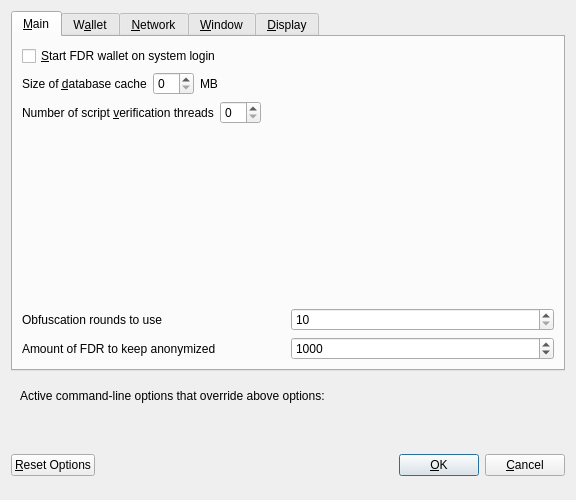
<?xml version="1.0" encoding="UTF-8"?>
<ui version="4.0">
 <class>OptionsDialog</class>
 <widget class="QDialog" name="OptionsDialog">
  <property name="geometry">
   <rect>
    <x>0</x>
    <y>0</y>
    <width>576</width>
    <height>469</height>
   </rect>
  </property>
  <property name="windowTitle">
   <string>Options</string>
  </property>
  <property name="modal">
   <bool>true</bool>
  </property>
  <layout class="QVBoxLayout" name="verticalLayout">
   <item>
    <widget class="QTabWidget" name="tabWidget">
     <property name="currentIndex">
      <number>0</number>
     </property>
     <widget class="QWidget" name="tabMain">
      <attribute name="title">
       <string>&amp;Main</string>
      </attribute>
      <layout class="QVBoxLayout" name="verticalLayout_Main">
       <item>
        <widget class="QCheckBox" name="bitcoinAtStartup">
         <property name="toolTip">
          <string>Automatically start FDR wallet after logging in to the system.</string>
         </property>
         <property name="text">
          <string>&amp;Start FDR wallet on system login</string>
         </property>
        </widget>
       </item>
       <item>
        <layout class="QHBoxLayout" name="horizontalLayout_2_Main">
         <item>
          <widget class="QLabel" name="databaseCacheLabel">
           <property name="text">
            <string>Size of &amp;database cache</string>
           </property>
           <property name="textFormat">
            <enum>Qt::PlainText</enum>
           </property>
           <property name="buddy">
            <cstring>databaseCache</cstring>
           </property>
          </widget>
         </item>
         <item>
          <widget class="QSpinBox" name="databaseCache"/>
         </item>
         <item>
          <widget class="QLabel" name="databaseCacheUnitLabel">
           <property name="text">
            <string>MB</string>
           </property>
           <property name="textFormat">
            <enum>Qt::PlainText</enum>
           </property>
          </widget>
         </item>
         <item>
          <spacer name="horizontalSpacer_2_Main">
           <property name="orientation">
            <enum>Qt::Horizontal</enum>
           </property>
           <property name="sizeHint" stdset="0">
            <size>
             <width>40</width>
             <height>20</height>
            </size>
           </property>
          </spacer>
         </item>
        </layout>
       </item>
       <item>
        <layout class="QHBoxLayout" name="horizontalLayout_3_Main">
         <item>
          <widget class="QLabel" name="threadsScriptVerifLabel">
           <property name="text">
            <string>Number of script &amp;verification threads</string>
           </property>
           <property name="textFormat">
            <enum>Qt::PlainText</enum>
           </property>
           <property name="buddy">
            <cstring>threadsScriptVerif</cstring>
           </property>
          </widget>
         </item>
         <item>
          <widget class="QSpinBox" name="threadsScriptVerif">
           <property name="toolTip">
            <string>(0 = auto, &lt;0 = leave that many cores free)</string>
           </property>
          </widget>
         </item>
         <item>
          <spacer name="horizontalSpacer_3_Main">
           <property name="orientation">
            <enum>Qt::Horizontal</enum>
           </property>
           <property name="sizeHint" stdset="0">
            <size>
             <width>40</width>
             <height>20</height>
            </size>
           </property>
          </spacer>
         </item>
        </layout>
       </item>
       <item>
        <spacer name="verticalSpacer_2">
         <property name="orientation">
          <enum>Qt::Vertical</enum>
         </property>
         <property name="sizeHint" stdset="0">
          <size>
           <width>20</width>
           <height>40</height>
          </size>
         </property>
        </spacer>
       </item>
       <item>
        <layout class="QHBoxLayout" name="horizontalLayout_3">
         <item>
          <widget class="QLabel" name="percentage_label">
           <property name="toolTip">
            <string>This setting determines the amount of individual masternodes that an input will be anonymized through.&lt;br/&gt;More rounds of anonymization gives a higher degree of privacy, but also costs more in fees.</string>
           </property>
           <property name="text">
            <string>Obfuscation rounds to use</string>
           </property>
          </widget>
         </item>
         <item>
          <widget class="QSpinBox" name="obfuscationRounds">
           <property name="minimum">
            <number>10</number>
           </property>
           <property name="maximum">
            <number>100</number>
           </property>
          </widget>
         </item>
        </layout>
       </item>
       <item>
        <layout class="QHBoxLayout" name="horizontalLayout">
         <item>
          <widget class="QLabel" name="label_2">
           <property name="toolTip">
            <string>This amount acts as a threshold to turn off Obfuscation once it's reached.</string>
           </property>
           <property name="statusTip">
            <string notr="true"/>
           </property>
           <property name="whatsThis">
            <string notr="true"/>
           </property>
           <property name="accessibleName">
            <string notr="true"/>
           </property>
           <property name="accessibleDescription">
            <string notr="true"/>
           </property>
           <property name="text">
            <string>Amount of FDR to keep anonymized</string>
           </property>
          </widget>
         </item>
         <item>
          <widget class="QSpinBox" name="anonymizePhc">
           <property name="minimum">
            <number>100</number>
           </property>
           <property name="maximum">
            <number>100000</number>
           </property>
           <property name="singleStep">
            <number>100</number>
           </property>
           <property name="value">
            <number>1000</number>
           </property>
          </widget>
         </item>
        </layout>
       </item>
      </layout>
     </widget>
     <widget class="QWidget" name="tabWallet">
      <attribute name="title">
       <string>W&amp;allet</string>
      </attribute>
      <layout class="QVBoxLayout" name="verticalLayout_Wallet">
       <item>
        <widget class="QGroupBox" name="groupBox">
         <property name="title">
          <string>Expert</string>
         </property>
         <layout class="QVBoxLayout" name="verticalLayout_2">
          <item>
           <widget class="QCheckBox" name="coinControlFeatures">
            <property name="toolTip">
             <string>Whether to show coin control features or not.</string>
            </property>
            <property name="text">
             <string>Enable coin &amp;control features</string>
            </property>
           </widget>
          </item>
          <item>
           <widget class="QCheckBox" name="showMasternodesTab">
            <property name="toolTip">
             <string>Show additional tab listing all your masternodes in first sub-tab&lt;br/&gt;and all masternodes on the network in second sub-tab.</string>
            </property>
            <property name="text">
             <string>Show Masternodes Tab</string>
            </property>
           </widget>
          </item>
          <item>
           <widget class="QCheckBox" name="spendZeroConfChange">
            <property name="toolTip">
             <string>If you disable the spending of unconfirmed change, the change from a transaction&lt;br/&gt;cannot be used until that transaction has at least one confirmation.&lt;br/&gt;This also affects how your balance is computed.</string>
            </property>
            <property name="text">
             <string>&amp;Spend unconfirmed change</string>
            </property>
           </widget>
          </item>
         </layout>
        </widget>
       </item>
       <item>
        <widget class="QGroupBox" name="stakeThresholdGroupBox">
         <property name="title">
          <string>Stake split threshold</string>
         </property>
         <layout class="QHBoxLayout" name="stakeThresholdHLayout">
          <property name="leftMargin">
           <number>9</number>
          </property>
          <property name="topMargin">
           <number>11</number>
          </property>
          <property name="rightMargin">
           <number>9</number>
          </property>
          <property name="bottomMargin">
           <number>9</number>
          </property>
          <item>
           <widget class="QLabel" name="stakeThresholdLabel">
            <property name="text">
             <string>Threshold value:</string>
            </property>
           </widget>
          </item>
          <item>
           <widget class="QSlider" name="stakeThresholdSlider">
            <property name="minimum">
             <number>1</number>
            </property>
            <property name="maximum">
             <number>2000</number>
            </property>
            <property name="orientation">
             <enum>Qt::Horizontal</enum>
            </property>
           </widget>
          </item>
          <item>
           <widget class="QSpinBox" name="stakeThresholdEdit">
            <property name="minimum">
             <number>1</number>
            </property>
            <property name="maximum">
             <number>2000</number>
            </property>
           </widget>
          </item>
         </layout>
        </widget>
       </item>
       <item>
        <widget class="QGroupBox" name="autoCombineGroupBox">
         <property name="title">
          <string>Autocombine reward</string>
         </property>
         <layout class="QVBoxLayout" name="verticalLayout_3">
          <property name="leftMargin">
           <number>9</number>
          </property>
          <property name="topMargin">
           <number>11</number>
          </property>
          <property name="rightMargin">
           <number>9</number>
          </property>
          <property name="bottomMargin">
           <number>9</number>
          </property>
          <item>
           <widget class="QCheckBox" name="autoCombineCheckBox">
            <property name="text">
             <string>Enable autocombine rewards</string>
            </property>
           </widget>
          </item>
          <item>
           <widget class="QFrame" name="autoCombineFrame">
            <layout class="QHBoxLayout" name="horizontalLayout_2">
             <property name="leftMargin">
              <number>0</number>
             </property>
             <property name="topMargin">
              <number>0</number>
             </property>
             <property name="rightMargin">
              <number>0</number>
             </property>
             <property name="bottomMargin">
              <number>0</number>
             </property>
             <item>
              <layout class="QGridLayout" name="autoCombineGrid">
               <item row="0" column="1">
                <widget class="QSlider" name="autoCombineSlider">
                 <property name="minimum">
                  <number>0</number>
                 </property>
                 <property name="maximum">
                  <number>5000</number>
                 </property>
                 <property name="orientation">
                  <enum>Qt::Horizontal</enum>
                 </property>
                </widget>
               </item>
               <item row="0" column="2">
                <widget class="QSpinBox" name="autoCombineEdit">
                 <property name="minimum">
                  <number>0</number>
                 </property>
                 <property name="maximum">
                  <number>5000</number>
                 </property>
                </widget>
               </item>
               <item row="0" column="0">
                <widget class="QLabel" name="autoCombineLabel">
                 <property name="toolTip">
                  <string>Combine outputs, within the same address, to the setting value. A standard transaction will be created, one combine operation on each chain block.</string>
                 </property>
                 <property name="text">
                  <string>Autocombine value:</string>
                 </property>
                 <property name="alignment">
                  <set>Qt::AlignRight|Qt::AlignTrailing|Qt::AlignVCenter</set>
                 </property>
                </widget>
               </item>
               <item row="1" column="0">
                <widget class="QLabel" name="autoCombineLimitLabel">
                 <property name="toolTip">
                  <string>Do not affect the inputs with the number of confirmations over the limit ( 0 = disabled, confirmations are not checked )</string>
                 </property>
                 <property name="text">
                  <string>Confirmations limit:</string>
                 </property>
                 <property name="alignment">
                  <set>Qt::AlignRight|Qt::AlignTrailing|Qt::AlignVCenter</set>
                 </property>
                </widget>
               </item>
               <item row="1" column="1">
                <widget class="QSlider" name="autoCombineLimitSlider">
                  <property name="minimum">
                   <number>0</number>
                  </property>
                  <property name="maximum">
                   <number>5000</number>
                  </property>
                 <property name="orientation">
                  <enum>Qt::Horizontal</enum>
                 </property>
                </widget>
               </item>
               <item row="1" column="2">
                <widget class="QSpinBox" name="autoCombineLimitEdit">
                  <property name="minimum">
                   <number>0</number>
                  </property>
                  <property name="maximum">
                   <number>5000</number>
                  </property>
                </widget>
               </item>
              </layout>
             </item>
            </layout>
           </widget>
          </item>
         </layout>
        </widget>
       </item>
       <item>
        <spacer name="verticalSpacer_Wallet">
         <property name="orientation">
          <enum>Qt::Vertical</enum>
         </property>
         <property name="sizeHint" stdset="0">
          <size>
           <width>20</width>
           <height>40</height>
          </size>
         </property>
        </spacer>
       </item>
      </layout>
     </widget>
     <widget class="QWidget" name="tabNetwork">
      <attribute name="title">
       <string>&amp;Network</string>
      </attribute>
      <layout class="QVBoxLayout" name="verticalLayout_Network">
       <item>
        <widget class="QCheckBox" name="mapPortUpnp">
         <property name="toolTip">
          <string>Automatically open the FDR client port on the router. This only works when your router supports UPnP and it is enabled.</string>
         </property>
         <property name="text">
          <string>Map port using &amp;UPnP</string>
         </property>
        </widget>
       </item>
       <item>
        <widget class="QCheckBox" name="allowIncoming">
         <property name="toolTip">
          <string>Accept connections from outside</string>
         </property>
         <property name="text">
          <string>Allow incoming connections</string>
         </property>
        </widget>
       </item>
       <item>
        <widget class="QCheckBox" name="connectSocks">
         <property name="toolTip">
          <string>Connect to the FDR network through a SOCKS5 proxy.</string>
         </property>
         <property name="text">
          <string>&amp;Connect through SOCKS5 proxy (default proxy):</string>
         </property>
        </widget>
       </item>
       <item>
        <layout class="QHBoxLayout" name="horizontalLayout_1_Network">
         <item>
          <widget class="QLabel" name="proxyIpLabel">
           <property name="text">
            <string>Proxy &amp;IP:</string>
           </property>
           <property name="textFormat">
            <enum>Qt::PlainText</enum>
           </property>
           <property name="buddy">
            <cstring>proxyIp</cstring>
           </property>
          </widget>
         </item>
         <item>
          <widget class="QValidatedLineEdit" name="proxyIp">
           <property name="minimumSize">
            <size>
             <width>140</width>
             <height>0</height>
            </size>
           </property>
           <property name="maximumSize">
            <size>
             <width>140</width>
             <height>16777215</height>
            </size>
           </property>
           <property name="toolTip">
            <string>IP address of the proxy (e.g. IPv4: 127.0.0.1 / IPv6: ::1)</string>
           </property>
          </widget>
         </item>
         <item>
          <widget class="QLabel" name="proxyPortLabel">
           <property name="text">
            <string>&amp;Port:</string>
           </property>
           <property name="textFormat">
            <enum>Qt::PlainText</enum>
           </property>
           <property name="buddy">
            <cstring>proxyPort</cstring>
           </property>
          </widget>
         </item>
         <item>
          <widget class="QLineEdit" name="proxyPort">
           <property name="minimumSize">
            <size>
             <width>55</width>
             <height>0</height>
            </size>
           </property>
           <property name="maximumSize">
            <size>
             <width>55</width>
             <height>16777215</height>
            </size>
           </property>
           <property name="toolTip">
            <string>Port of the proxy (e.g. 9050)</string>
           </property>
          </widget>
         </item>
         <item>
          <spacer name="horizontalSpacer_1_Network">
           <property name="orientation">
            <enum>Qt::Horizontal</enum>
           </property>
           <property name="sizeHint" stdset="0">
            <size>
             <width>40</width>
             <height>20</height>
            </size>
           </property>
          </spacer>
         </item>
        </layout>
       </item>
       <item>
        <spacer name="verticalSpacer_Network">
         <property name="orientation">
          <enum>Qt::Vertical</enum>
         </property>
         <property name="sizeHint" stdset="0">
          <size>
           <width>20</width>
           <height>40</height>
          </size>
         </property>
        </spacer>
       </item>
      </layout>
     </widget>
     <widget class="QWidget" name="tabWindow">
      <attribute name="title">
       <string>&amp;Window</string>
      </attribute>
      <layout class="QVBoxLayout" name="verticalLayout_Window">
       <item>
        <widget class="QCheckBox" name="minimizeToTray">
         <property name="toolTip">
          <string>Show only a tray icon after minimizing the window.</string>
         </property>
         <property name="text">
          <string>&amp;Minimize to the tray instead of the taskbar</string>
         </property>
        </widget>
       </item>
       <item>
        <widget class="QCheckBox" name="minimizeOnClose">
         <property name="toolTip">
          <string>Minimize instead of exit the application when the window is closed. When this option is enabled, the application will be closed only after selecting Quit in the menu.</string>
         </property>
         <property name="text">
          <string>M&amp;inimize on close</string>
         </property>
        </widget>
       </item>
       <item>
        <spacer name="verticalSpacer_Window">
         <property name="orientation">
          <enum>Qt::Vertical</enum>
         </property>
         <property name="sizeHint" stdset="0">
          <size>
           <width>20</width>
           <height>40</height>
          </size>
         </property>
        </spacer>
       </item>
      </layout>
     </widget>
     <widget class="QWidget" name="tabDisplay">
      <attribute name="title">
       <string>&amp;Display</string>
      </attribute>
      <layout class="QVBoxLayout" name="verticalLayout_Display">
       <item>
        <layout class="QHBoxLayout" name="horizontalLayout_1_Display">
         <item>
          <widget class="QLabel" name="langLabel">
           <property name="text">
            <string>User Interface &amp;language:</string>
           </property>
           <property name="textFormat">
            <enum>Qt::PlainText</enum>
           </property>
           <property name="buddy">
            <cstring>lang</cstring>
           </property>
          </widget>
         </item>
         <item>
          <widget class="QValueComboBox" name="lang">
           <property name="toolTip">
            <string>The user interface language can be set here. This setting will take effect after restarting FDR wallet.</string>
           </property>
          </widget>
         </item>
        </layout>
       </item>
       <item>
        <layout class="QHBoxLayout" name="horizontalLayout_4_Display" stretch="0,0">
         <item>
          <widget class="QLabel" name="themeLabel">
           <property name="text">
            <string>User Interface Theme:</string>
           </property>
          </widget>
         </item>
         <item>
          <widget class="QValueComboBox" name="theme"/>
         </item>
        </layout>
       </item>
       <item>
        <layout class="QHBoxLayout" name="horizontalLayout_6_Display">
         <item>
          <widget class="QLabel" name="toolbarLabel">
           <property name="text">
            <string>Toolbar Position:</string>
           </property>
          </widget>
         </item>
         <item>
          <widget class="QValueComboBox" name="toolbarPosition"/>
         </item>
        </layout>
       </item>
       <item>
        <layout class="QHBoxLayout" name="horizontalLayout_2_Display">
         <item>
          <widget class="QLabel" name="unitLabel">
           <property name="text">
            <string>&amp;Unit to show amounts in:</string>
           </property>
           <property name="textFormat">
            <enum>Qt::PlainText</enum>
           </property>
           <property name="buddy">
            <cstring>unit</cstring>
           </property>
          </widget>
         </item>
         <item>
          <widget class="QValueComboBox" name="unit">
           <property name="toolTip">
            <string>Choose the default subdivision unit to show in the interface and when sending coins.</string>
           </property>
          </widget>
         </item>
        </layout>
       </item>
       <item>
        <layout class="QHBoxLayout" name="horizontalLayout_5_Display">
         <item>
          <widget class="QLabel" name="digitsLabel">
           <property name="text">
            <string>Decimal digits</string>
           </property>
          </widget>
         </item>
         <item>
          <widget class="QValueComboBox" name="digits"/>
         </item>
        </layout>
       </item>
       <item>
        <layout class="QHBoxLayout" name="horizontalLayout_3_Display">
         <item>
          <widget class="QLabel" name="thirdPartyTxUrlsLabel">
           <property name="toolTip">
            <string>Third party URLs (e.g. a block explorer) that appear in the transactions tab as context menu items. %s in the URL is replaced by transaction hash. Multiple URLs are separated by vertical bar |.</string>
           </property>
           <property name="text">
            <string>Third party transaction URLs</string>
           </property>
           <property name="buddy">
            <cstring>thirdPartyTxUrls</cstring>
           </property>
          </widget>
         </item>
         <item>
          <widget class="QLineEdit" name="thirdPartyTxUrls">
           <property name="toolTip">
            <string>Third party URLs (e.g. a block explorer) that appear in the transactions tab as context menu items. %s in the URL is replaced by transaction hash. Multiple URLs are separated by vertical bar |.</string>
           </property>
          </widget>
         </item>
        </layout>
       </item>
       <item>
        <spacer name="verticalSpacer">
         <property name="orientation">
          <enum>Qt::Vertical</enum>
         </property>
         <property name="sizeHint" stdset="0">
          <size>
           <width>20</width>
           <height>40</height>
          </size>
         </property>
        </spacer>
       </item>
      </layout>
     </widget>
    </widget>
   </item>
   <item>
    <widget class="QFrame" name="frame">
     <layout class="QVBoxLayout" name="verticalLayout_Bottom">
      <item>
       <layout class="QHBoxLayout" name="horizontalLayout_Bottom">
        <item>
         <widget class="QLabel" name="overriddenByCommandLineInfoLabel">
          <property name="text">
           <string>Active command-line options that override above options:</string>
          </property>
          <property name="textFormat">
           <enum>Qt::PlainText</enum>
          </property>
         </widget>
        </item>
        <item>
         <spacer name="horizontalSpacer_Bottom">
          <property name="orientation">
           <enum>Qt::Horizontal</enum>
          </property>
          <property name="sizeHint" stdset="0">
           <size>
            <width>40</width>
            <height>20</height>
           </size>
          </property>
         </spacer>
        </item>
       </layout>
      </item>
      <item>
       <widget class="QLabel" name="overriddenByCommandLineLabel">
        <property name="text">
         <string/>
        </property>
        <property name="textFormat">
         <enum>Qt::PlainText</enum>
        </property>
        <property name="wordWrap">
         <bool>true</bool>
        </property>
       </widget>
      </item>
     </layout>
    </widget>
   </item>
   <item>
    <layout class="QHBoxLayout" name="horizontalLayout_Buttons">
     <item>
      <widget class="QPushButton" name="resetButton">
       <property name="toolTip">
        <string>Reset all client options to default.</string>
       </property>
       <property name="text">
        <string>&amp;Reset Options</string>
       </property>
       <property name="autoDefault">
        <bool>false</bool>
       </property>
      </widget>
     </item>
     <item>
      <spacer name="horizontalSpacer_1">
       <property name="orientation">
        <enum>Qt::Horizontal</enum>
       </property>
       <property name="sizeHint" stdset="0">
        <size>
         <width>40</width>
         <height>48</height>
        </size>
       </property>
      </spacer>
     </item>
     <item>
      <widget class="QLabel" name="statusLabel">
       <property name="minimumSize">
        <size>
         <width>200</width>
         <height>0</height>
        </size>
       </property>
       <property name="font">
        <font>
         <weight>75</weight>
         <bold>true</bold>
        </font>
       </property>
       <property name="text">
        <string/>
       </property>
       <property name="textFormat">
        <enum>Qt::PlainText</enum>
       </property>
       <property name="wordWrap">
        <bool>true</bool>
       </property>
      </widget>
     </item>
     <item>
      <spacer name="horizontalSpacer_2">
       <property name="orientation">
        <enum>Qt::Horizontal</enum>
       </property>
       <property name="sizeHint" stdset="0">
        <size>
         <width>40</width>
         <height>48</height>
        </size>
       </property>
      </spacer>
     </item>
     <item>
      <widget class="QPushButton" name="okButton">
       <property name="text">
        <string>&amp;OK</string>
       </property>
       <property name="autoDefault">
        <bool>false</bool>
       </property>
       <property name="default">
        <bool>true</bool>
       </property>
      </widget>
     </item>
     <item>
      <widget class="QPushButton" name="cancelButton">
       <property name="text">
        <string>&amp;Cancel</string>
       </property>
       <property name="autoDefault">
        <bool>false</bool>
       </property>
      </widget>
     </item>
    </layout>
   </item>
  </layout>
 </widget>
 <customwidgets>
  <customwidget>
   <class>QValidatedLineEdit</class>
   <extends>QLineEdit</extends>
   <header>qvalidatedlineedit.h</header>
  </customwidget>
  <customwidget>
   <class>QValueComboBox</class>
   <extends>QComboBox</extends>
   <header>qvaluecombobox.h</header>
  </customwidget>
 </customwidgets>
 <resources/>
 <connections/>
</ui>
